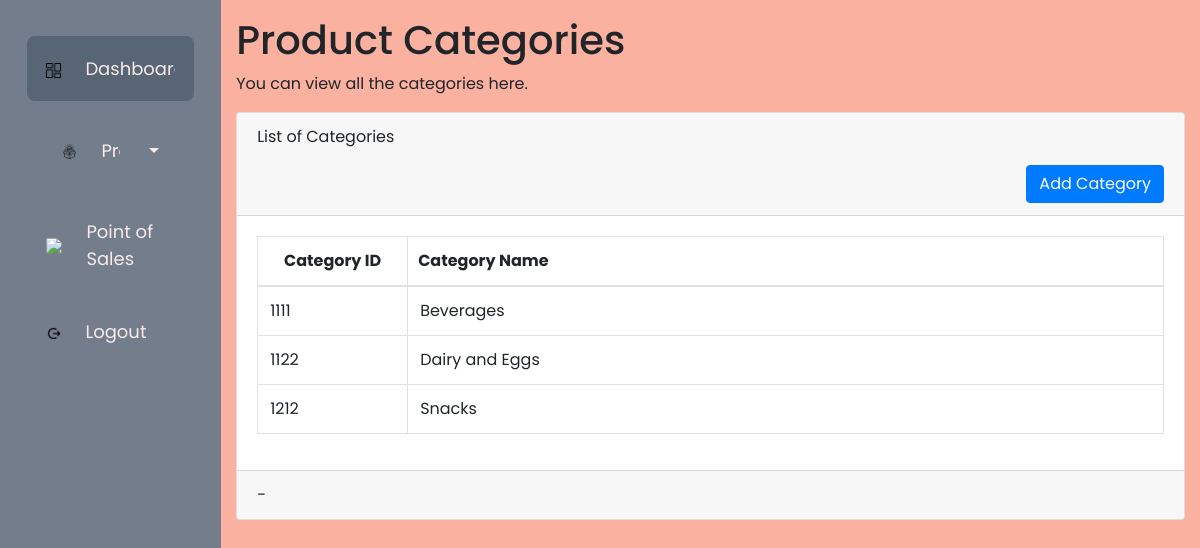
The app's page /category.php with its own data.
### tables this page shows
CREATE TABLE `category` (
  `in_categories_id` int(11) NOT NULL,
  `in_categories_name` varchar(255) NOT NULL
);

### models/categories.php (the view, shortened to what this page needs)
<?php
include("config/database.php");
$sql = "SELECT * FROM category";
$result = $conn->query($sql);
if ($result->num_rows > 0) {
    while ($row = $result->fetch_assoc()) {
        echo "<tr>";
        echo "<td>" . $row["in_categories_id"] . "</td>";
        echo "<td>" . $row["in_categories_name"] . "</td>";
        echo "</tr>";
    }
} else {
    echo "<tr><td colspan='2'>No data found</td></tr>";
}

### assets/css/admindashboard.css (style rules this page uses)
* { margin: 0; padding: 0; outline: none; border: none; text-decoration: none; box-sizing: border-box; font-family: "Poppins", sans-serif; }
body { display: flex; background-color: #fab1a0; }

### records on screen
category: in_categories_id "1111", in_categories_name "Beverages"
category: in_categories_id "1122", in_categories_name "Dairy and Eggs"
category: in_categories_id "1212", in_categories_name "Snacks"
